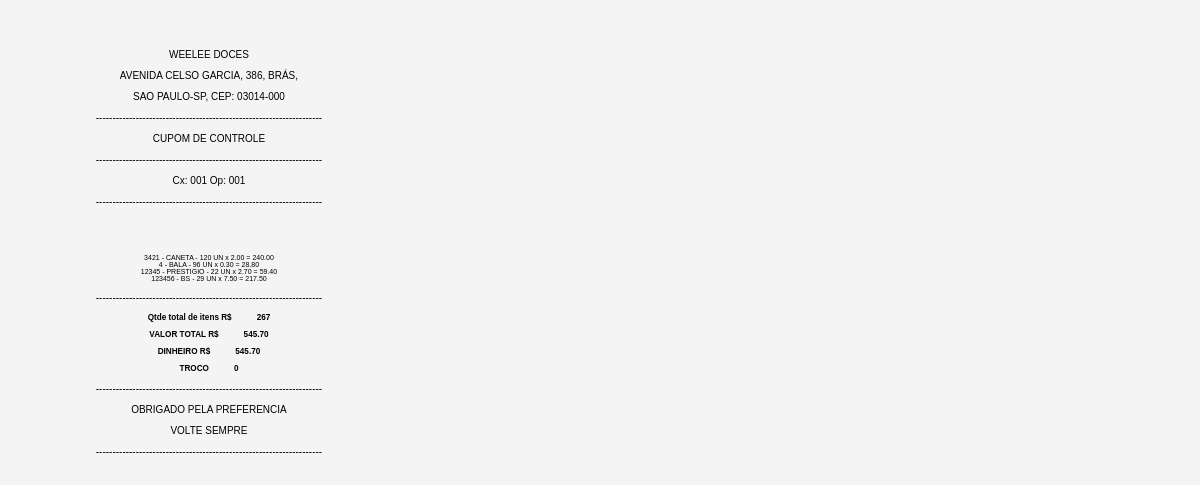
/cart/receipt, run on an earlier commit of the app's database.
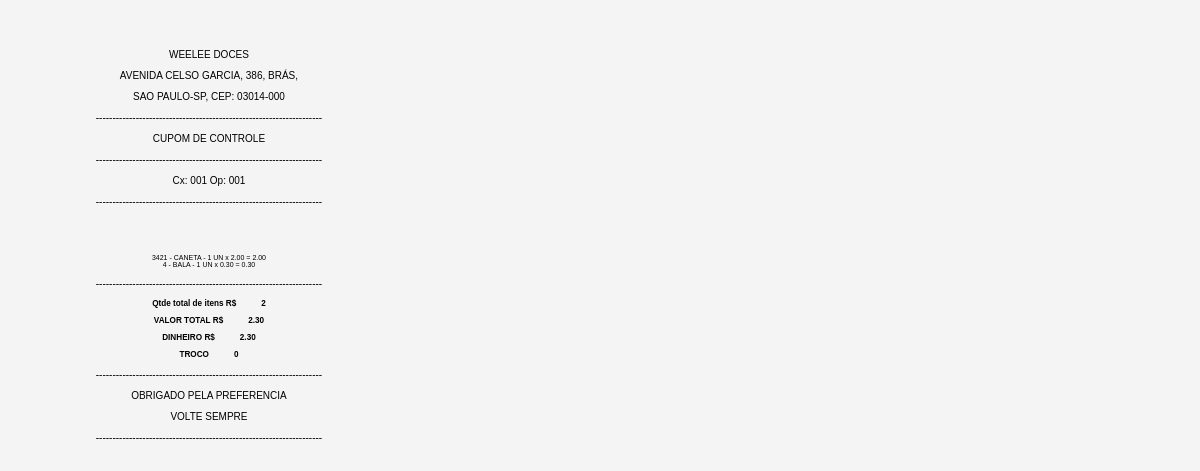
And on a later commit of the database.
### app/models.py (models this page shows, shortened)
class Cart(models.Model):
    product = models.ForeignKey(Product, on_delete=models.CASCADE)
    quantity = models.PositiveIntegerField(default=1)
    price = models.DecimalField(max_digits=10, decimal_places=2, default=0.00)
    group = models.CharField(max_length=100)

class Product(models.Model):
    id = models.AutoField(primary_key=True)
    name = models.CharField(max_length=100)
    group = models.CharField(max_length=100)
    barcode = models.PositiveIntegerField()
    price = models.DecimalField(max_digits=10, decimal_places=2)

### app/views.py (the view)
# urls.py: path('cart/receipt',views.receipt,name='receipt'),
def receipt(request):
    if request.method == 'GET':
        cash = request.GET.get('cart_total')
    cart_items = Cart.objects.all()
    cart_total = 0
    total_items = 0
    cart_items = Cart.objects.all()
    for cart_item in cart_items:
        cart_item.subtotal = cart_item.quantity * cart_item.product.price
        cart_total += cart_item.subtotal
        total_items += cart_item.quantity
    if cash is None:
        cash=cart_total
        change=0
    else:
        change=float(cash)-float(cart_total)
    content = {
        'total_items':total_items,
        'change':change,
        'cash':cash,
        'cart_total':cart_total,
        'cart_items':cart_items
    }
    return render(request, 'receipt.html', content)

### app/templates/receipt.html (shortened to what this page needs)
{% load static %}
<!DOCTYPE html>
<html>
<head>
    <head>
        <link rel="stylesheet" href="{% static 'css/calculator.css' %}">
</head>
<body>
    <div class="receipt">
        <p>WEELEE DOCES</p>
        <p>AVENIDA CELSO GARCIA, 386, BRÁS,</p>
        <p>SAO PAULO-SP, CEP: 03014-000</p>
        <p>--------------------------------------------------------------------</p>
        <p>CUPOM DE CONTROLE</p>
        <p>--------------------------------------------------------------------</p>
        <p id="dateTime"> Cx: 001 Op: 001 </p>
        <p>--------------------------------------------------------------------</p>
        </div>
        <div class="receipt">
            <ul>
                {% for cart_item in cart_items %}
                    <li>{{cart_item.product.barcode}} - {{ cart_item.product.name }}    -
                        {{ cart_item.quantity }} UN x {{cart_item.product.price}} = {{cart_item.subtotal}}
                    </li>
                        {% endfor %}
            </ul>
            <p>--------------------------------------------------------------------</p>
            <h3>Qtde total de itens R$ &nbsp;&nbsp;&nbsp;&nbsp;&nbsp;&nbsp;&nbsp;&nbsp;&nbsp;&nbsp;{{ total_items }}</h3>
            <h3>VALOR TOTAL R$ &nbsp;&nbsp;&nbsp;&nbsp;&nbsp;&nbsp;&nbsp;&nbsp;&nbsp;&nbsp;{{ cart_total }}</h3>
            <h3>DINHEIRO R$ &nbsp;&nbsp;&nbsp;&nbsp;&nbsp;&nbsp;&nbsp;&nbsp;&nbsp;&nbsp;{{ cart_total }}</h3>
            <h3>TROCO &nbsp;&nbsp;&nbsp;&nbsp;&nbsp;&nbsp;&nbsp;&nbsp;&nbsp;&nbsp;{{ change }}</h3>
            <p>--------------------------------------------------------------------</p>
            <p>OBRIGADO PELA PREFERENCIA</p>
            <p>VOLTE SEMPRE</p>
            <p>--------------------------------------------------------------------</p>
         </div>
</body>
</html>

What changed in the data, as far as the page shows it:
removed Cart: product.barcode "3421", product.name "CANETA", quantity "120", product.price "2.00", subtotal "240.00"
removed Cart: product.barcode "4", product.name "BALA", quantity "96", product.price "0.30", subtotal "28.80"
removed Cart: product.barcode "12345", product.name "PRESTIGIO", quantity "22", product.price "2.70", subtotal "59.40"
removed Cart: product.barcode "123456", product.name "BS", quantity "29", product.price "7.50", subtotal "217.50"
added Cart: product.barcode "3421", product.name "CANETA", quantity "1", product.price "2.00", subtotal "2.00"
added Cart: product.barcode "4", product.name "BALA", quantity "1", product.price "0.30", subtotal "0.30"
Also different on the page:
{{ total_items }}: "267" → "2"
{{ cart_total }}: "545.70" → "2.30"
